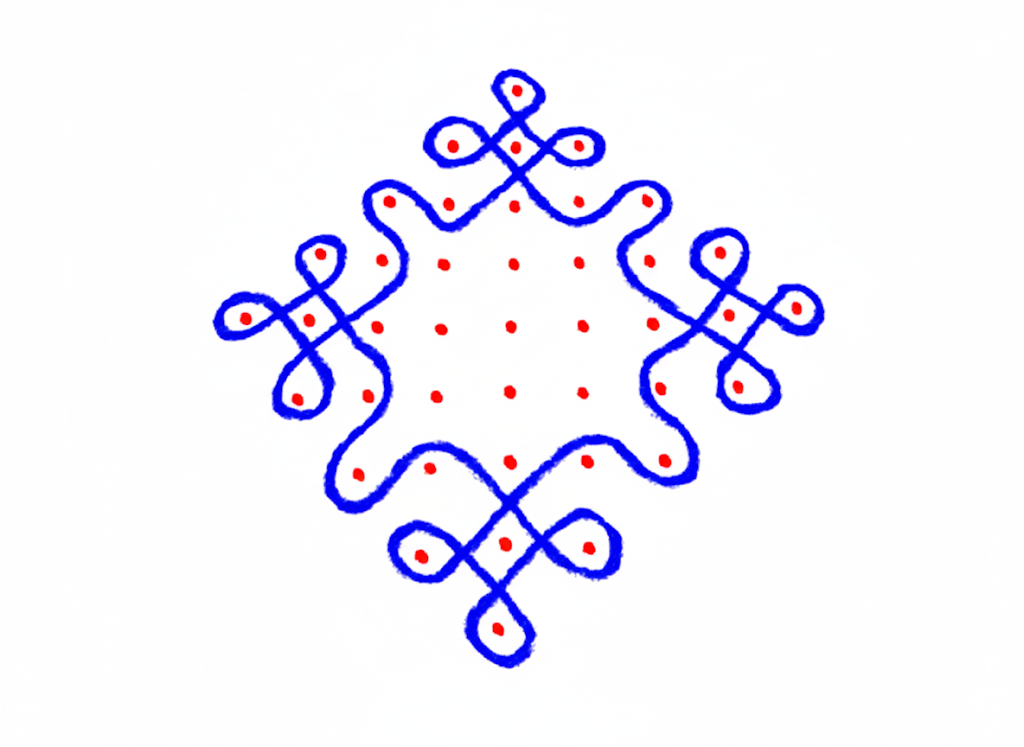
#> input picture kolamAnalyze/final_3colorImage1.png, 1024 x 747 px
$ python dotEctract1.py
#> lines starting #> are read from the running program, lines starting #| are printed output that depends on the picture; after the words box and inside, x2 and y2 are one past the last pixel; in counts of white or black regions, pixels touching at a corner belong together
import cv2
import numpy as np
import matplotlib.pyplot as plt
from sklearn.cluster import DBSCAN
from scipy.spatial.distance import cdist
import math

class ImprovedKolamDotDetector:

    def __init__(self):
        self.detected_dots = []
        self.grid_spacing = None

    def preprocess_image(self, image):
        """
        Preprocess the kolam image for better dot detection
        """
        # Convert to grayscale
        if len(image.shape) == 3:
            gray = cv2.cvtColor(image, cv2.COLOR_BGR2GRAY)
        else:
            gray = image.copy()

        # Apply Gaussian blur to reduce noise
        blurred = cv2.GaussianBlur(gray, (5, 5), 0)

        # Enhance contrast using CLAHE
        clahe = cv2.createCLAHE(clipLimit=2.0, tileGridSize=(8,8))
        enhanced = clahe.apply(blurred)

        return enhanced

    def filter_edge_dots(self, dots, image_shape, margin_percent=0.05):
        """
        Remove dots that are too close to the image border using percentage-based margin
        """
        h, w = image_shape[:2]
        margin_x = int(w * margin_percent)
        margin_y = int(h * margin_percent)

        filtered = []
        for x, y, r in dots:
            if margin_x < x < (w - margin_x) and margin_y < y < (h - margin_y):
                filtered.append((x, y, r))

        print(f"Edge filtering: {len(dots)} -> {len(filtered)} dots (removed {len(dots) - len(filtered)} edge dots)")
        return filtered

    def remove_duplicates_improved(self, dots, min_distance_factor=2.0):
        """
        Improved duplicate removal with adaptive distance threshold
        """
        if len(dots) == 0:
            return []

        # Estimate average radius for adaptive thresholding
        avg_radius = np.mean([r for _, _, r in dots])
        min_distance = int(avg_radius * min_distance_factor)

        print(f"Using min_distance = {min_distance} (avg_radius = {avg_radius:.1f})")

        # Convert to array for easier manipulation
        dots_array = np.array([(x, y) for x, y, r in dots])

        # Use DBSCAN clustering to group nearby points
        clustering = DBSCAN(eps=min_distance, min_samples=1).fit(dots_array)
        labels = clustering.labels_

        unique_dots = []
        for label in set(labels):
            if label == -1:  # Noise points
                continue
            cluster_mask = labels == label
            cluster_dots = [dots[i] for i in range(len(dots)) if cluster_mask[i]]

            # Take the dot with median coordinates in each cluster
            if len(cluster_dots) > 0:
                x_coords = [dot[0] for dot in cluster_dots]
                y_coords = [dot[1] for dot in cluster_dots]
                radii = [dot[2] for dot in cluster_dots]

                median_x = int(np.median(x_coords))
                median_y = int(np.median(y_coords))
                median_r = int(np.median(radii))

                unique_dots.append((median_x, median_y, median_r))

        print(f"Duplicate removal: {len(dots)} -> {len(unique_dots)} dots (removed {len(dots) - len(unique_dots)} duplicates)")
        return unique_dots

    def detect_dots_hough_circles(self, image, min_radius=3, max_radius=25):
        """
        Detect dots using Hough Circle Transform with improved parameters
        """
        preprocessed = self.preprocess_image(image)

        # Apply Hough Circle Transform with more conservative parameters
        circles = cv2.HoughCircles(
            preprocessed,
            cv2.HOUGH_GRADIENT,
            dp=1,
            minDist=20,  # Increased minimum distance between circle centers
            param1=50,   # Upper threshold for edge detection
            param2=35,   # Increased accumulator threshold for center detection
            minRadius=min_radius,
            maxRadius=max_radius
        )

        dots = []
        if circles is not None:
            circles = np.round(circles[0, :]).astype("int")
            for (x, y, r) in circles:
                dots.append((x, y, r))

        print(f"Hough circles detected: {len(dots)} dots")
        return dots

    def detect_dots_blob_detection(self, image):
        """
        Detect dots using blob detection with stricter parameters
        """
        preprocessed = self.preprocess_image(image)

        # Setup SimpleBlobDetector parameters with stricter filtering
        params = cv2.SimpleBlobDetector_Params()

        # Filter by Area
        params.filterByArea = True
        params.minArea = 20  # Increased minimum area
        params.maxArea = 250  # Decreased maximum area

        # Filter by Circularity (more strict)
        params.filterByCircularity = True
        params.minCircularity = 0.75  # Increased from 0.6

        # Filter by Convexity (more strict)
        params.filterByConvexity = True
        params.minConvexity = 0.8  # Increased from 0.7

        # Filter by Inertia (roundness) - more strict
        params.filterByInertia = True
        params.minInertiaRatio = 0.6  # Increased from 0.5

        # Create detector
        detector = cv2.SimpleBlobDetector_create(params)

        # Detect blobs
        keypoints = detector.detect(preprocessed)

        dots = []
        for kp in keypoints:
            x, y = int(kp.pt[0]), int(kp.pt[1])
            r = int(kp.size / 2)
            dots.append((x, y, r))

        print(f"Blob detection found: {len(dots)} dots")
        return dots

    def detect_dots_contour_based(self, image):
        """
        Detect dots using contour analysis with improved filtering
        """
        preprocessed = self.preprocess_image(image)

        # Apply adaptive thresholding
        binary = cv2.adaptiveThreshold(
            preprocessed, 255, cv2.ADAPTIVE_THRESH_GAUSSIAN_C,
            cv2.THRESH_BINARY_INV, 11, 2
        )

        # Morphological operations to clean up
        kernel = cv2.getStructuringElement(cv2.MORPH_ELLIPSE, (3, 3))
        binary = cv2.morphologyEx(binary, cv2.MORPH_OPEN, kernel)
        binary = cv2.morphologyEx(binary, cv2.MORPH_CLOSE, kernel)

        # Find contours
        contours, _ = cv2.findContours(binary, cv2.RETR_EXTERNAL, cv2.CHAIN_APPROX_SIMPLE)

        dots = []
        for contour in contours:
            area = cv2.contourArea(contour)
            if area < 20 or area > 250:  # More restrictive area filtering
                continue

            # Calculate circularity
            perimeter = cv2.arcLength(contour, True)
            if perimeter == 0:
                continue
            circularity = 4 * math.pi * area / (perimeter * perimeter)

            if circularity > 0.7:  # More strict circularity threshold
                # Get centroid
                M = cv2.moments(contour)
                if M["m00"] != 0:
                    cx = int(M["m10"] / M["m00"])
                    cy = int(M["m01"] / M["m00"])

                    # Estimate radius from area
                    radius = int(math.sqrt(area / math.pi))
                    dots.append((cx, cy, radius))

        print(f"Contour detection found: {len(dots)} dots")
        return dots

    def estimate_grid_spacing(self, dots):
        """
        Estimate the grid spacing from detected dots
        """
        if len(dots) < 4:
            return None

        # Calculate distances between all pairs of dots
        points = [(x, y) for x, y, r in dots]
        distances = []

        for i in range(len(points)):
            for j in range(i + 1, len(points)):
                dist = math.sqrt((points[i][0] - points[j][0])**2 +
                               (points[i][1] - points[j][1])**2)
                distances.append(dist)

        # Find the most common distance (likely grid spacing)
        distances.sort()

        # Use histogram to find the most frequent distance
        hist, bins = np.histogram(distances, bins=30)
        max_freq_idx = np.argmax(hist)
        estimated_spacing = (bins[max_freq_idx] + bins[max_freq_idx + 1]) / 2

        return estimated_spacing

    def conservative_hybrid_detection(self, image):
        """
        Conservative hybrid detection that prioritizes accuracy over recall
        """
        print("\n=== Conservative Hybrid Detection ===")

        # Get results from most reliable methods
        hough_dots = self.detect_dots_hough_circles(image)
        blob_dots = self.detect_dots_blob_detection(image)

        # Apply edge filtering to each method separately
        hough_filtered = self.filter_edge_dots(hough_dots, image.shape, margin_percent=0.08)
        blob_filtered = self.filter_edge_dots(blob_dots, image.shape, margin_percent=0.08)

        # Combine results
        all_dots = hough_filtered + blob_filtered
        print(f"Combined detections: {len(all_dots)} dots")

        # Remove duplicates with adaptive threshold
        unique_dots = self.remove_duplicates_improved(all_dots, min_distance_factor=1.8)

        # Estimate grid spacing
        self.grid_spacing = self.estimate_grid_spacing(unique_dots)

        return unique_dots

    def count_dots(self, image_path, method='conservative_hybrid', visualize=True):
        """
        Main function to count dots in a kolam image

        Parameters:
        - image_path: path to the kolam image
        - method: detection method ('hough', 'blob', 'contour', 'conservative_hybrid')
        - visualize: whether to show the result
        """
        # Load image
        image = cv2.imread(image_path)
        if image is None:
            print(f"Error: Could not load image from {image_path}")
            return 0

        print(f"Image shape: {image.shape}")

        # Choose detection method
        if method == 'hough':
            dots = self.filter_edge_dots(self.detect_dots_hough_circles(image), image.shape)
            dots = self.remove_duplicates_improved(dots)
        elif method == 'blob':
            dots = self.filter_edge_dots(self.detect_dots_blob_detection(image), image.shape)
            dots = self.remove_duplicates_improved(dots)
        elif method == 'contour':
            dots = self.filter_edge_dots(self.detect_dots_contour_based(image), image.shape)
            dots = self.remove_duplicates_improved(dots)
        elif method == 'conservative_hybrid':
            dots = self.conservative_hybrid_detection(image)
        else:
            print(f"Unknown method: {method}")
            return 0

        self.detected_dots = dots
        dot_count = len(dots)

        print(f"\n=== FINAL RESULT ===")
        print(f"Total dots detected: {dot_count}")

        if visualize:
            self.visualize_results(image, dots, dot_count)

        return dot_count

    def visualize_results(self, image, dots, count):
        """
        Visualize the detected dots on the original image
        """
        # Create a copy for visualization
        result_image = image.copy()

        # Draw detected dots
        for i, (x, y, r) in enumerate(dots):
            # Draw circle
            cv2.circle(result_image, (x, y), r, (0, 255, 0), 2)
            # Draw center point
            cv2.circle(result_image, (x, y), 2, (0, 0, 255), -1)
            # Add number label
            cv2.putText(result_image, str(i+1), (x+r+5, y),
                       cv2.FONT_HERSHEY_SIMPLEX, 0.4, (255, 0, 0), 1)

        # Add count text
        cv2.putText(result_image, f'Total Dots: {count}', (10, 30),
                   cv2.FONT_HERSHEY_SIMPLEX, 1, (0, 255, 255), 2)

        if self.grid_spacing:
            cv2.putText(result_image, f'Grid Spacing: {self.grid_spacing:.1f}px',
                       (10, 70), cv2.FONT_HERSHEY_SIMPLEX, 0.7, (0, 255, 255), 2)

        # Display results
        plt.figure(figsize=(15, 10))

        plt.subplot(1, 2, 1)
        plt.imshow(cv2.cvtColor(image, cv2.COLOR_BGR2RGB))
        plt.title('Original Image')
        plt.axis('off')

        plt.subplot(1, 2, 2)
        plt.imshow(cv2.cvtColor(result_image, cv2.COLOR_BGR2RGB))
        plt.title(f'Detected Dots (Count: {count})')
        plt.axis('off')

        plt.tight_layout()
        plt.show()

    def save_results(self, image_path, output_path=None):
        """
        Save the detection results to a file
        """
        if output_path is None:
            output_path = image_path.replace('.', '_results.')

        # Load original image
        image = cv2.imread(image_path)
        result_image = image.copy()

        # Draw detected dots
        for i, (x, y, r) in enumerate(self.detected_dots):
            cv2.circle(result_image, (x, y), r, (0, 255, 0), 2)
            cv2.circle(result_image, (x, y), 2, (0, 0, 255), -1)
            cv2.putText(result_image, str(i+1), (x+r+5, y),
                       cv2.FONT_HERSHEY_SIMPLEX, 0.4, (255, 0, 0), 1)

        # Add count text
        cv2.putText(result_image, f'Total Dots: {len(self.detected_dots)}',
                   (10, 30), cv2.FONT_HERSHEY_SIMPLEX, 1, (0, 255, 255), 2)

        # Save result
        cv2.imwrite(output_path, result_image)
        print(f"Results saved to: {output_path}")

# Example usage
if __name__ == "__main__":
    # Initialize improved detector
    detector = ImprovedKolamDotDetector()

    # Test with your image
    image_path = "final_3colorImage1.png"  # Replace with your image path

    print("Testing improved detection methods:")
    print("=" * 50)

    methods = ['hough', 'blob', 'contour', 'conservative_hybrid']

    for method in methods:
        try:
            print(f"\n--- Testing {method.upper()} method ---")
            count = detector.count_dots(image_path, method=method, visualize=False)
#> in count_dots, image is the input picture: shape (747, 1024, 3); mean B, G, R 252.1, 239.7, 241.1
#| Image shape: (747, 1024, 3)
#> in preprocess_image, `gray = cv2.cvtColor(image, cv2.COLOR_BGR2GRAY)`:
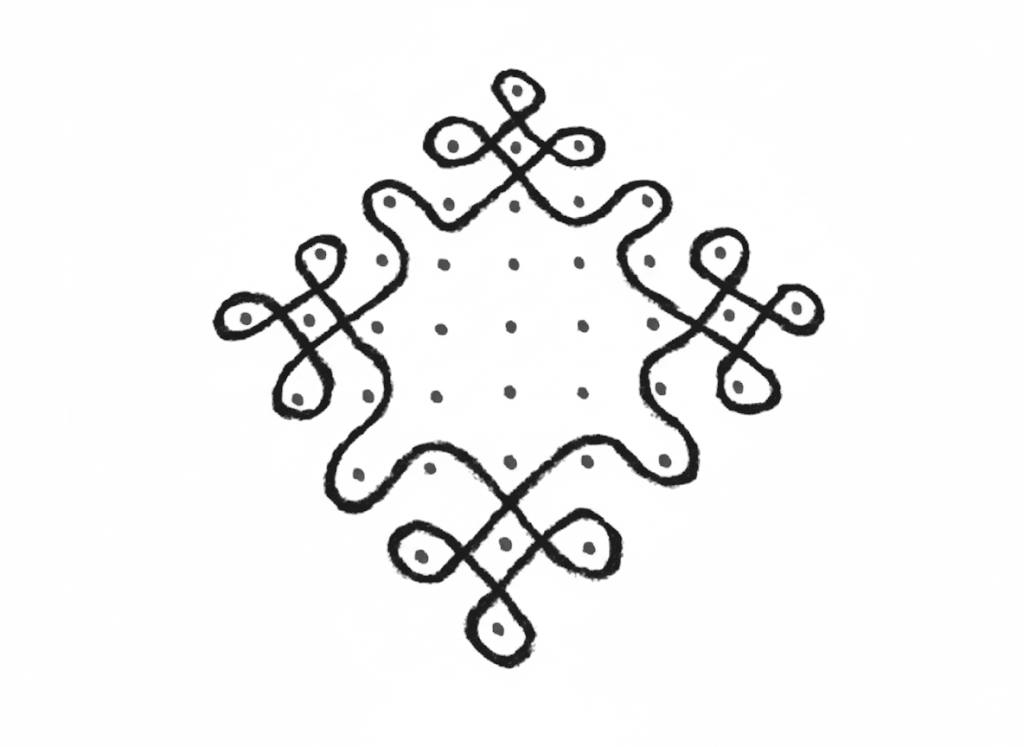
#> gray: shape (747, 1024); min 25, max 255, mean 241.6
#> in detect_dots_hough_circles, `circles = cv2.HoughCircles( preprocessed, cv2.HOUGH_GRADIENT, dp=1, mi..`: circles = [[796.5, 308.5, 17.4]]
#> in detect_dots_hough_circles, `circles = np.round(circles[0, :]).astype("int")`: circles = [[796, 308, 17]]
#> the loop in detect_dots_hough_circles, `for (x, y, r) in circles:` made 1 pass
#> after the loop in detect_dots_hough_circles, `for (x, y, r) in circles:`: dots = [(796, 308, 17)]
#| Hough circles detected: 1 dots
#> in filter_edge_dots, `h, w = image_shape[:2]`: h = 747; w = 1024
#> in filter_edge_dots, `margin_x = int(w * margin_percent)`: margin_x = 51
#> in filter_edge_dots, `margin_y = int(h * margin_percent)`: margin_y = 37
#> the loop in filter_edge_dots, `for x, y, r in dots:` made 1 pass
#> after the loop in filter_edge_dots, `for x, y, r in dots:`: filtered = [(796, 308, 17)]
#| Edge filtering: 1 -> 1 dots (removed 0 edge dots)
#> in remove_duplicates_improved, `avg_radius = np.mean([r for _, _, r in dots])`: avg_radius = 17
#> in remove_duplicates_improved, `min_distance = int(avg_radius * min_distance_factor)`: min_distance = 34
#| Using min_distance = 34 (avg_radius = 17.0)
#> in remove_duplicates_improved, `dots_array = np.array([(x, y) for x, y, r in dots])`: dots_array = [[796, 308]]
#> in remove_duplicates_improved, `labels = clustering.labels_`: labels = [0]
#> the loop in remove_duplicates_improved, `for label in set(labels):` made 1 pass
#> (cluster_mask, x_coords, y_coords, radii, median_x, median_y, median_r) on pass 1: ([True], [796], [308], [17], 796, 308, 17)
#> after the loop in remove_duplicates_improved, `for label in set(labels):`: unique_dots = [(796, 308, 17)]
#| Duplicate removal: 1 -> 1 dots (removed 0 duplicates)
#> in count_dots, `dot_count = len(dots)`: dot_count = 1
#| Total dots detected: 1
#> count = 1
            print(f"Final count for {method}: {count} dots")
#| Final count for hough: 1 dots
        except Exception as e:
            print(f"{method.capitalize()} method: Error - {str(e)}")

    print("\n" + "=" * 50)
    print("Using conservative hybrid method with visualization:")

    # Use conservative hybrid method for best accuracy
    final_count = detector.count_dots(image_path, method='conservative_hybrid', visualize=True)
#| Image shape: (747, 1024, 3)
#| Hough circles detected: 1 dots
#| Blob detection found: 39 dots
#| Edge filtering: 1 -> 1 dots (removed 0 edge dots)
#| Edge filtering: 39 -> 39 dots (removed 0 edge dots)
#| Combined detections: 40 dots
#| Using min_distance = 11 (avg_radius = 6.3)
#| Duplicate removal: 40 -> 39 dots (removed 1 duplicates)
#> the loop in estimate_grid_spacing (call 2), `for i in range(len(points)):` made 39 passes
#| Total dots detected: 39
#> the loop in visualize_results, `for i, (x, y, r) in enumerate(dots):` made 39 passes
#> (x, y, r) on passes 1 to 12: (796, 307, 11), (582, 392, 6), (509, 391, 6), (440, 329, 6), (389, 201, 6), (588, 547, 6), (358, 473, 6), (429, 468, 6), (297, 399, 6), (436, 396, 6), (376, 326, 6), (510, 326, 5)
#> after the loop in visualize_results, `for i, (x, y, r) in enumerate(dots):`:
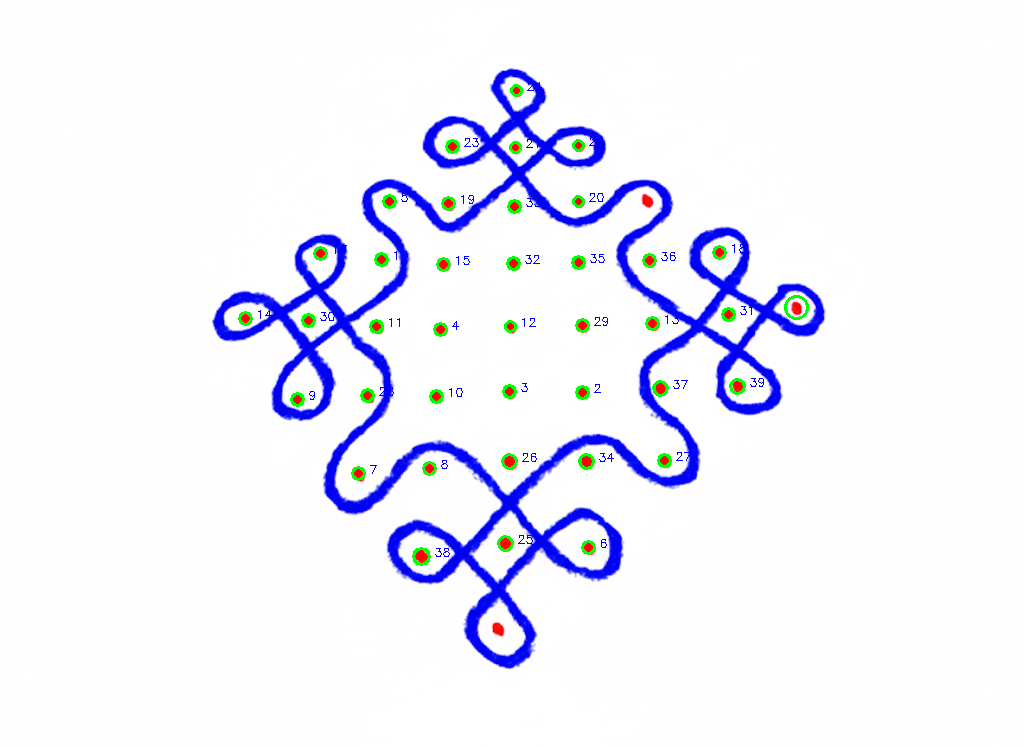
#> result_image: shape (747, 1024, 3); 0.83% of pixels changed, all inside (x1, y1, x2, y2) = (238, 82, 817, 566)
#> in visualize_results, `cv2.putText(result_image, f'Grid Spacing: {self.grid_spacing:.1f}px', ..`:
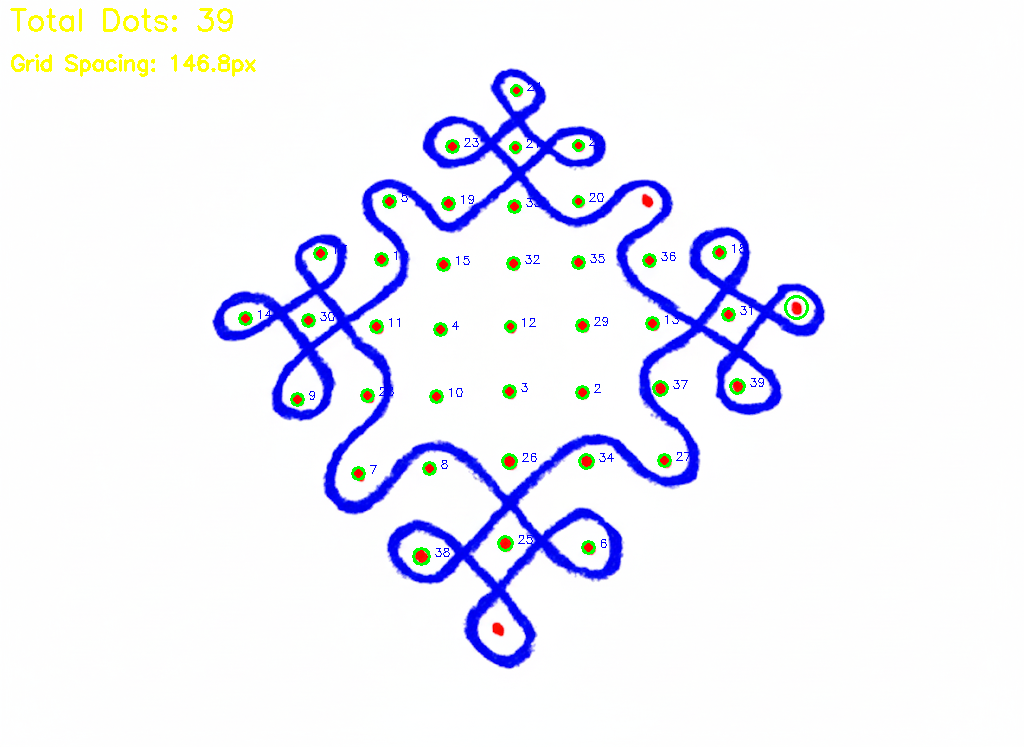
#> result_image: shape (747, 1024, 3); mean B, G, R 250.2, 240.1, 239.3
#> in visualize_results, `plt.show()`:
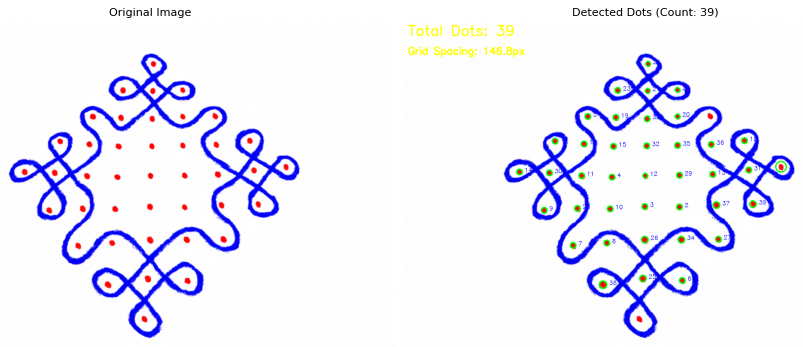
#> figure drawn by matplotlib, 2 panels

    # Save results
    detector.save_results(image_path, "kolam_detected_dots_improved.jpg")
#> the loop in save_results, `for i, (x, y, r) in enumerate(self.detected_dots):` made 39 passes

    print(f"\nFINAL DOT COUNT: {final_count}")
#| FINAL DOT COUNT: 39
    if detector.grid_spacing:
        print(f"Estimated grid spacing: {detector.grid_spacing:.2f} pixels")
#| Estimated grid spacing: 146.77 pixels
